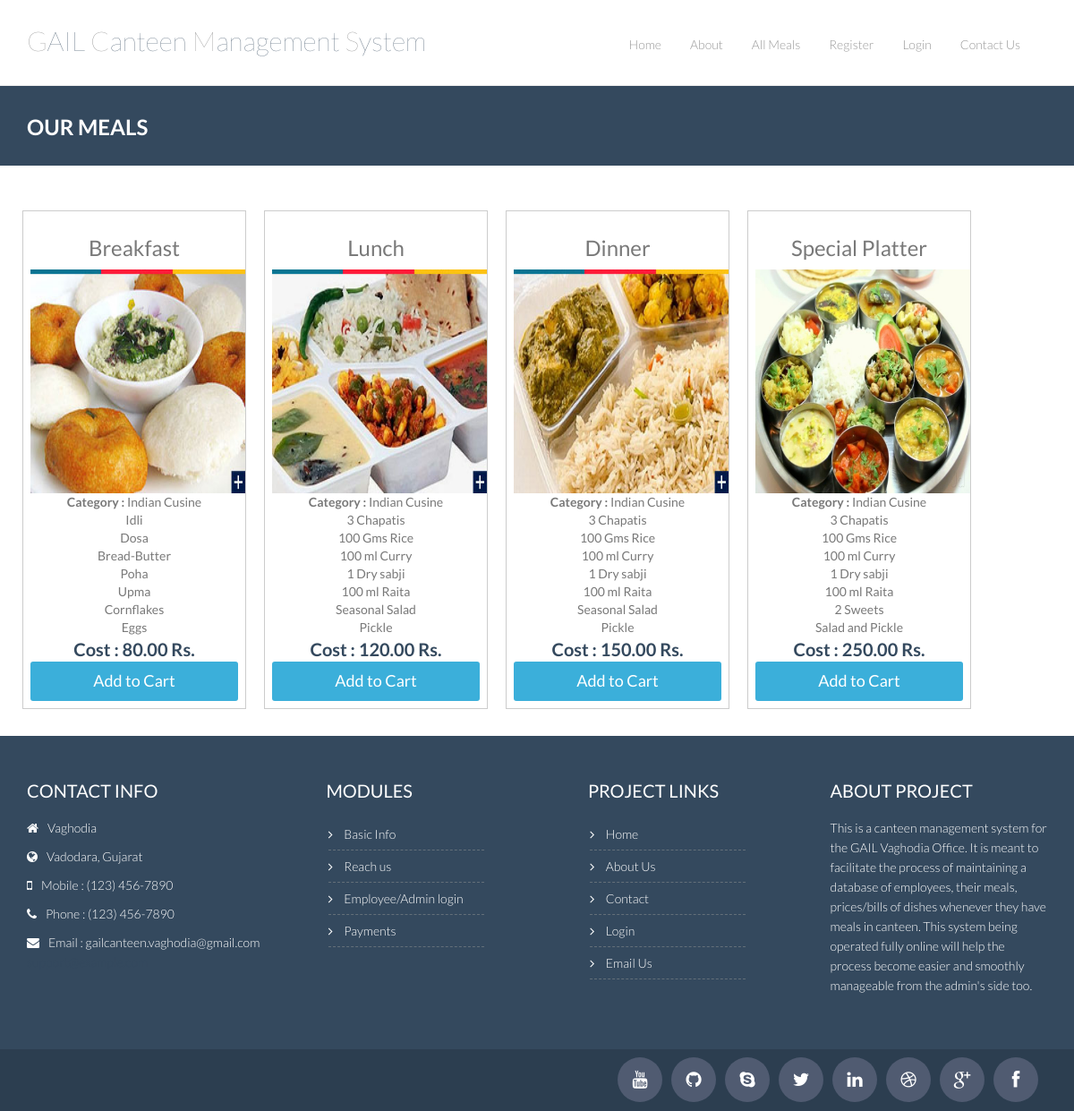
The app's page /canteen_management_system/meals.php with its own data.
### tables this page shows
CREATE TABLE `meal` (
  `meal_id` int(11) NOT NULL,
  `meal_title` varchar(255) NOT NULL,
  `meal_category_id` varchar(255) NOT NULL,
  `meal_cost` varchar(255) NOT NULL,
  `meal_description` text NOT NULL,
  `meal_image` varchar(255) NOT NULL
);

CREATE TABLE `category` (
  `category_id` int(11) NOT NULL,
  `category_name` varchar(255) NOT NULL,
  `category_description` text NOT NULL
);

### canteen_management_system/includes/functions.php (called while the page is built, shortened)
<?php
$SERVER_PATH = "http://localhost:8080/canteen_management_system/";
?>

### canteen_management_system/meals.php (the view, shortened to what this page needs)
<?php
	include_once("includes/header.php");
	include_once("includes/db_connect.php");
	$SQL="SELECT * FROM `meal`,`category` WHERE meal_category_id = category_id";
	$rs=mysqli_query($con,$SQL) or die(mysqli_error($con));
?>
    <div class="breadcrumbs">
      <div class="container">
        <div class="row">
          <div class="col-lg-4 col-sm-4">
            <h1>
              Our Meals
            </h1>
          </div>
        </div>
      </div>
    </div>
 <div class="container" style="margin-bottom:20px; text-align:center">
		<div class="row">
		  <?php
			while($data = mysqli_fetch_assoc($rs))
			{
		  ?>
			<div class="col" style="width:250px; float:left; padding:8px; text-align:center; border:1px solid #cccccc; margin:10px">
				<h3><?=$data[meal_title]?></h3>
				<img src="<?=$SERVER_PATH.'uploads/'.$data[meal_image]?>" style="height:250px; width:240px; margin-botton:50px">
				<div><b>Category : </b><?=$data[category_name]?></div>
				<div><?=nl2br($data[meal_description])?></div>
				<div style="font-size:20px; font-weight:bold; color: #34495e"><b>Cost : </b><?=$data[meal_cost]?> Rs.</div>
				<button class="btn btn-lg btn-primary btn-block" type="button" onClick="goToPage(<?=$data[meal_id]?>,<?=$data[meal_cost]?>)">Add to Cart</button>
			</div>
		  <?php } ?>
	  </div>
	</div>
		<?php include_once("includes/footer.php"); ?>
  </body>
</html>

### canteen_management_system/includes/header.php (shortened to what this page needs)
<?php
	include_once("functions.php");
?>
<!DOCTYPE html>
<html lang="en">
  <head>
    <link href="css/bootstrap.min.css" rel="stylesheet">
    <link href="css/theme.css" rel="stylesheet">
    <link href="css/bootstrap-reset.css" rel="stylesheet">
    <link href="assets/font-awesome/css/font-awesome.css" rel="stylesheet" />
    <link rel="stylesheet" href="css/flexslider.css"/>
    <link href="assets/bxslider/jquery.bxslider.css" rel="stylesheet" />
    <link rel="stylesheet" href="css/animate.css">
    <link rel="stylesheet" href="assets/owlcarousel/owl.carousel.css">
    <link rel="stylesheet" href="assets/owlcarousel/owl.theme.css">
	<link rel="stylesheet" type="text/css" href="./css/jquery-ui.css">
    <link href="css/superfish.css" rel="stylesheet" media="screen">
    <link rel="stylesheet" type="text/css" href="css/component.css">
    <link href="css/style.css" rel="stylesheet">
    <link href="css/style-responsive.css" rel="stylesheet" />
    <link rel="stylesheet" type="text/css" href="css/parallax-slider/parallax-slider.css" />
  </head>
  <body>
    <header class="head-section">
      <div class="navbar navbar-default navbar-static-top container">
          <div class="navbar-header">
              <a class="navbar-brand" href="index.php">G<span>AIL</span> C<span>anteen</span> M<span>anagement</span> S<span>ystem</span></a>
          </div>
          <div class="navbar-collapse collapse">
              <ul class="nav navbar-nav">
                  <li><a href="index.php">Home</a></li>
                  <li><a href="about.php">About</a></li>
                  <li><a href="meals.php">All Meals</a></li>
                  <?php if($_SESSION['user_details']['user_level_id'] == 1) {?>
                  <li class="dropdown">
                      <a class="dropdown-toggle" data-close-others="false" data-delay="0" data-hover=
                      "dropdown" data-toggle="dropdown" href="#">Administration <i class="fa fa-angle-down"></i>
                      </a>
                      <ul class="dropdown-menu">
                          <li><a href="meal.php">Add New Meal</a></li>
                          <li><a href="category.php">Add New Cateogry</a></li>
                          <li><a href="user.php?type=2">Add New Customer</a></li>
                          <li><a href="user.php?type=1">Add New Admin</a></li>
                      </ul>
                  </li>
                  <li class="dropdown">
                      <a class="dropdown-toggle" data-close-others="false" data-delay="0" data-hover=
                      "dropdown" data-toggle="dropdown" href="#">Reports <i class="fa fa-angle-down"></i>
                      </a>
                      <ul class="dropdown-menu">
                          <li><a href="report-meal.php">Meals Report</a></li>
                          <li><a href="report-category.php">Cateogry Report</a></li>
                          <li><a href="report-user.php?type=2">Customer Report</a></li>
                          <li><a href="report-user.php?type=1">Admin Report</a></li>
                          <li><a href="report-order.php?type=1">Meal Order Report</a></li>
                      </ul>
                  </li>
					<?php } if($_SESSION['user_details']['user_level_id'] == 2) {?>
						<li><a href="report-order.php?type=1">My Orders</a></li>
					<?php } if($_SESSION['login'] == 1) {?>
					<li><a href="change-password.php">Change Password</a></li>
					<li><a href="./lib/login.php?act=logout">Logout</a></li>
					<?php } else { ?>
                    <li><a href="./user.php">Register</a></li>
					<li><a href="./login.php">Login</a></li>
					<li><a href="./contact.php">Contact Us</a></li>
					<?php }?>
					</ul>
          </div>
      </div>
    </header>

### canteen_management_system/includes/footer.php (shortened to what this page needs)
    <footer class="footer">
      <div class="container">
        <div class="row">
          <div class="col-lg-3 col-sm-3 address wow fadeInUp" data-wow-duration="2s" data-wow-delay=".1s">
            <h1>
              contact info
            </h1>
            <address>
              <p><i class="fa fa-home pr-10"></i>Vaghodia</p>
              <p><i class="fa fa-globe pr-10"></i>Vadodara, Gujarat </p>
              <p><i class="fa fa-mobile pr-10"></i>Mobile : (123) 456-7890 </p>
              <p><i class="fa fa-phone pr-10"></i>Phone : (123) 456-7890 </p>
              <p><i class="fa fa-envelope pr-10"></i>Email : gailcanteen.vaghodia@gmail.com  <a href="javascript:;">support@example.com</a></p>
            </address>
          </div>
          <div class="col-lg-3 col-sm-3">
            <div class="page-footer wow fadeInUp" data-wow-duration="2s" data-wow-delay=".5s">
              <h1>Modules</h1>
              <ul class="page-footer-list">
                <li>
                  <i class="fa fa-angle-right"></i>
                  <a href="about.php">Basic Info</a>
                </li>
                <li>
                  <i class="fa fa-angle-right"></i>
                  <a href="contact.php">Reach us</a>
                </li>
                <li>
                  <i class="fa fa-angle-right"></i>
                  <a href="login.php">Employee/Admin login</a>
                </li>
                <li>
                  <i class="fa fa-angle-right"></i>
                  <a href="login.php">Payments</a>
                </li>
              </ul>
            </div>
          </div>
          <div class="col-lg-3 col-sm-3">
            <div class="page-footer wow fadeInUp" data-wow-duration="2s" data-wow-delay=".5s">
              <h1>Project Links</h1>
              <ul class="page-footer-list">
                <li>
                  <i class="fa fa-angle-right"></i>
                  <a href="index.html">Home</a>
                </li>
                <li>
                  <i class="fa fa-angle-right"></i>
                  <a href="about.php">About Us</a>
                </li>
                <li>
                  <i class="fa fa-angle-right"></i>
                  <a href="contact.php">Contact</a>
                </li>
                <li>
                  <i class="fa fa-angle-right"></i>
                  <a href="login.php">Login</a>
                </li>
                <li>
                  <i class="fa fa-angle-right"></i>
                  <a href="login.php">Email Us</a>
                </li>
              </ul>
            </div>
          </div>
          <div class="col-lg-3 col-sm-3">
            <div class="text-footer wow fadeInUp" data-wow-duration="2s" data-wow-delay=".7s">
              <h1>
                About Project
              </h1>
              <p>
                This is a canteen management system for the GAIL Vaghodia Office. It is meant to facilitate the process of maintaining a database of employees, their meals, prices/bills of dishes whenever they have meals in canteen. This system being operated fully online will help the process become easier and smoothly manageable from the admin's side too.
              </p>
            </div>
          </div>
        </div>
      </div>
    </footer>
    <footer class="footer-small">
        <div class="container">
            <div class="row">
                <div class="col-lg-6 col-sm-6 pull-right">
                    <ul class="social-link-footer list-unstyled">
                        <li class="wow flipInX" data-wow-duration="2s" data-wow-delay=".1s"><a href="#"><i class="fa fa-facebook"></i></a></li>
                        <li class="wow flipInX" data-wow-duration="2s" data-wow-delay=".2s"><a href="#"><i class="fa fa-google-plus"></i></a></li>
                        <li class="wow flipInX" data-wow-duration="2s" data-wow-delay=".3s"><a href="#"><i class="fa fa-dribbble"></i></a></li>
                        <li class="wow flipInX" data-wow-duration="2s" data-wow-delay=".4s"><a href="#"><i class="fa fa-linkedin"></i></a></li>
                        <li class="wow flipInX" data-wow-duration="2s" data-wow-delay=".5s"><a href="#"><i class="fa fa-twitter"></i></a></li>
                        <li class="wow flipInX" data-wow-duration="2s" data-wow-delay=".6s"><a href="#"><i class="fa fa-skype"></i></a></li>
                        <li class="wow flipInX" data-wow-duration="2s" data-wow-delay=".7s"><a href="#"><i class="fa fa-github"></i></a></li>
                        <li class="wow flipInX" data-wow-duration="2s" data-wow-delay=".8s"><a href="#"><i class="fa fa-youtube"></i></a></li>
                    </ul>
                </div>
                <div class="col-md-4">
                </div>
            </div>
        </div>
    </footer>
  </body>
</html>

### canteen_management_system/css/theme.css (style rules this page uses)
body { padding-top: 70px; padding-bottom: 30px; }

### canteen_management_system/css/component.css (style rules this page uses)
body { position: relative; }

### canteen_management_system/css/style.css (style rules this page uses)
body { color: #797979; font-family: 'Lato', sans-serif; padding: 0px !important; margin: 0px !important; font-size: 14px; }
a, a:hover, a:focus { text-decoration: none; outline: none; }
h1, h2, h3, h4, h5, h6 { font-family: 'Lato', sans-serif; }
a { color: #444e67 }
p { line-height: 22px }
.head-section { border-bottom: 1px solid #eee }
.head-section .navbar { margin-bottom: 0; }
.navbar-default { border: none }
.navbar-brand { color: #bcc0cd; font-size: 30px; font-weight: 100; line-height: 30px; margin-top: 30px; padding: 0; }
.navbar-brand span { color: #34495e }
.head-section .navbar-collapse ul.navbar-nav { float: right; margin-right: 0; z-index: 199; }
.head-section .navbar-default { background-color: #fff }
.head-section .nav li a, .head-section .nav li.active ul.dropdown-menu li a { color: #999; font-size: 14px; font-weight: 300; background: none; }
.head-section .navbar { min-height: 85px }
.head-section .navbar-nav > li { padding-bottom: 25px; padding-top: 30px; }
.head-section .navbar-nav > li > a { padding-bottom: 5px; padding-top: 5px; border-radius: 3px; -webkit-border-radius: 3px; -moz-border-radius: 3px; margin-left: 2px; line-height: 30px; -webkit-transition: all .3s ease; -moz-transition: all .3s ease; -ms-transition: all .3s ease; -o-transition: all .3s ease; transition: all .3s ease; }
.breadcrumbs { background: #34495e; color: #fff; padding: 30px 0; margin-bottom: 40px; }
.breadcrumbs h1 { font-size: 24px; font-weight: 600; margin: 3px 0 0; text-transform: uppercase; }
.footer { background: #34495e; color: #fff; padding: 50px 0; display: inline-block; width: 100%; font-weight: 300; }
.footer h1 { font-size: 20px; text-transform: uppercase; font-weight: 400; margin-top: 0; margin-bottom: 20px; }
.footer address a { color: #34495e }
.social-link-footer li { float: right; margin: 5px 10px 5px 0px; padding-bottom: 5px; }
.social-link-footer li a { color: #fff; background: #505b71; padding: 10px; width: 50px; height: 50px; border-radius: 50px; -moz-border-radius: 50px; -webkit-border-radius: 50px; float: left; text-align: center; font-size: 20px; -webkit-transition: all .3s ease; -moz-transition: all .3s ease; -ms-transition: all .3s ease; -o-transition: all .3s ease; transition: all .3s ease; }
.page-footer { padding: 0% 13% }
.page-footer h1 { padding-left: 4% }
ul.page-footer-list { list-style: none; padding: 0px 10px; }
ul.page-footer-list li { line-height: 35px; border-bottom: 1px dashed #636F79; }
ul.page-footer-list a { color: #fff }
ul.page-footer-list li i { padding-right: 10px }
.footer-small { background-color: #2C3E50; margin-top: -6px; padding-top: 5px; }
.text-footer { padding-left: 10px; margin-left: 10px; }
.text-footer p { text-align: left }
.address p { text-align: left; margin-bottom: 10px; }
.btn-lg { border-radius: 1px; -webkit-border-radius: 1px; -moz-border-radius: 1px; }
.pr-10 { padding-right: 10px }
.career-head h1, p { text-align: center }
.privacy-terms h3, p { text-align: left }
.btn { border-radius: 4px; -webkit-border-radius: 4px; -moz-border-radius: 4px; }
.btn { font-weight: 500; -webkit-border-radius: 3px; -moz-border-radius: 3px; border-radius: 3px; border: 1px solid transparent; }
.btn.btn-primary { background-color: #3bafda; border: none; -webkit-transition: all .3s ease; -moz-transition: all .3s ease; -ms-transition: all .3s ease; -o-transition: all .3s ease; transition: all .3s ease; }

### records on screen
meal: meal_title "Breakfast", meal_image (picture), category.category_name "Indian Cusine", meal_description "Idli Dosa Bread-Butter Poha Upma Cornflakes Eggs", meal_cost "80.00"
meal: meal_title "Lunch", meal_image (picture), category.category_name "Indian Cusine", meal_description "3 Chapatis 100 Gms Rice 100 ml Curry 1 Dry sabji 100 ml Raita Seasonal Salad Pickle", meal_cost "120.00"
meal: meal_title "Dinner", meal_image (picture), category.category_name "Indian Cusine", meal_description "3 Chapatis 100 Gms Rice 100 ml Curry 1 Dry sabji 100 ml Raita Seasonal Salad Pickle", meal_cost "150.00"
meal: meal_title "Special Platter", meal_image (picture), category.category_name "Indian Cusine", meal_description "3 Chapatis 100 Gms Rice 100 ml Curry 1 Dry sabji 100 ml Raita 2 Sweets Salad and Pickle", meal_cost "250.00"
